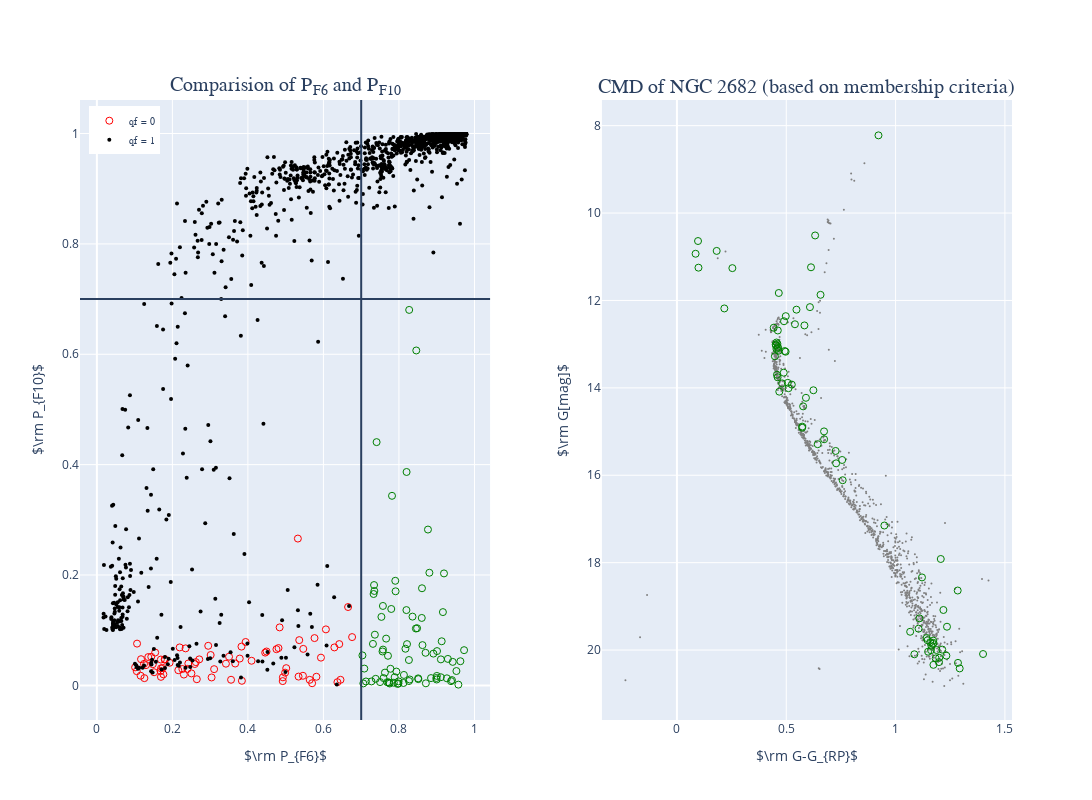

The notebook cell saved with this chart:
### Code cell
from plotly.subplots import make_subplots
import plotly.graph_objects as go

fig = make_subplots(rows=1, cols=2,
                    horizontal_spacing=0.12,subplot_titles=("Comparision of P<sub>F6</sub> and P<sub>F10</sub>", "CMD of NGC 2682 (based on membership criteria)"))

fig.add_trace(go.Scatter(x = cand['P_F6'], y = cand['P_F10'], mode="markers", marker=dict(color='green',
                                                                                            symbol='circle-open',
                                                                            size=7), name='remove',
                         hoverinfo='text',hovertext = '<b>'+"Source ID: " + 
                         source_ids_1 +'</b>'+"<br>" + 'G[mag]: '+g_mag_1 + "<br>" + 'G - '+ 'G'+'<sub>'+'RP'+'</sub>'+ ': ' + g_rp_1, 
                         showlegend=False,
                        hoverlabel=dict(font=dict(family="Times New Roman"))), row=1, col=1)

fig.add_trace(go.Scatter(x = field_0['P_F6'], y = field_0['P_F10'], mode="markers", marker=dict(color='red',
                                                                                            symbol='circle-open',
                                                                            size=7), name='qf = 0',hoverinfo='skip'), row=1, col=1)


fig.add_trace(go.Scatter(x = field_1['P_F6'], y = field_1['P_F10'], mode="markers", marker=dict(color='black',
                                                                                            symbol='circle',
                                                                            size=4), name='qf = 1',hoverinfo='skip'), row=1, col=1)

fig.add_trace(go.Scatter(x=cat_M['g_rp'], y = cat_M['g_mag'], mode="markers", marker=dict(color='grey',size=2), name='Members', hoverinfo='skip'),row=1, col=2)
fig.add_trace(go.Scatter(x=cat_C['g_rp'], y = cat_C['g_mag'], mode="markers", marker=dict(color='green',
                                                                                          symbol="circle-open",size=7), name='Candidates',
                        hoverinfo='text',hovertext = '<b>'+"Source ID: " + 
                         source_ids_2 +'</b>'+"<br>" + 'G[mag]: ' + g_mag_2 + "<br>" + 'G - '+'G'+'<sub>'+'RP'+'</sub>'+ ': ' + g_rp_2, 
                       hoverlabel=dict(font=dict(family="Times New Roman")) ),row=1, col=2)

fig.add_hline(y=co, row=1, col=1)
fig.add_vline(x=co, row=1, col=1)

fig.update_xaxes(title_text=r"$\rm P_{F6}$", row=1, col=1)
fig.update_yaxes(title_text=r"$\rm P_{F10}$", row=1, col=1)
fig.update_xaxes(title_text=r"$\rm G-G_{RP}$", row=1, col=2)
fig.update_yaxes(title_text=r'$\rm G[mag]$', row=1, col=2)

fig.update_yaxes(autorange="reversed",row=1, col=2)

fig.update_layout(height=800, width=1400)
fig.update_traces(showlegend=False, selector=dict(type='scatter'),row=1, col=2)

fig.update_layout(legend=dict(
    yanchor="top",
    y=0.99,
    xanchor="left",
    x=0.01,font = dict(family="Times New Roman", size=10)
))

fig.update_annotations(font_family="Times New Roman", font_size=20)

plotly.offline.plot(fig, filename='a_b.html',auto_open=False,include_mathjax='cdn')
fig.write_image('a_b_gaia.png')

# fig.update_layout(title=dict(text="Comparision of P_F6 and P_F10 and CMD of NGC 2682 (based on membership criteria)",xanchor= 'center',
#         yanchor= 'top',y=0.92, x=0.5),font=dict(
#         family="Times New Roman",
#         size=15)#,row=1,col=1)
fig.show()

### Figure 1 — Plotly figure (JSON) as saved in the notebook; plotly's stock layout.template omitted (floating-point values rounded to 4 significant figures; data arrays with more than 128 entries replaced by an {"elided": "..."} marker saying what was removed)
{"data": [{"hoverinfo": "text", "hoverlabel": {"font": {"family": "Times New Roman"}}, "hovertext": ["<b>Source ID: 604701953276603520</b><br>G[mag]: 12.9622<br>G - G<sub>RP</sub>: 0.4555", "<b>Source ID: 604903090890049792</b><br>G[mag]: 19.8192<br>G - G<sub>RP</sub>: 1.1585", "<b>Source ID: 604903370063592192</b><br>G[mag]: 19.7835<br>G - G<sub>RP</sub>: 1.1722", "<b>Source ID: 604904778812856064</b><br>G[mag]: 15.1762<br>G - G<sub>RP</sub>: 0.6731", "<b>Source ID: 604905843964711680</b><br>G[mag]: 19.0831<br>G - G<sub>RP</sub>: 1.2186", "<b>Source ID: 604910310730772992</b><br>G[mag]: 12.9925<br>G - G<sub>RP</sub>: 0.4595", "<b>Source ID: 604911135364519808</b><br>G[mag]: 11.2604<br>G - G<sub>RP</sub>: 0.2535", "<b>Source ID: 604911375882674944</b><br>G[mag]: 12.2109<br>G - G<sub>RP</sub>: 0.5467", "<b>Source ID: 604911685120320512</b><br>G[mag]: 14.9119<br>G - G<sub>RP</sub>: 0.5729", "<b>Source ID: 604911685120320640</b><br>G[mag]: 17.1504<br>G - G<sub>RP</sub>: 0.9487", "<b>Source ID: 604914807560715776</b><br>G[mag]: 13.1502<br>G - G<sub>RP</sub>: 0.4652", "<b>Source ID: 604914983655019520</b><br>G[mag]: 13.1736<br>G - G<sub>RP</sub>: 0.497", "<b>Source ID: 604917629355039360</b><br>G[mag]: 14.055<br>G - G<sub>RP</sub>: 0.6241", "<b>Source ID: 604917728138508160</b><br>G[mag]: 11.2412<br>G - G<sub>RP</sub>: 0.6132", "<b>Source ID: 604918179110923520</b><br>G[mag]: 12.1829<br>G - G<sub>RP</sub>: 0.2168", "<b>Source ID: 604918591427681024</b><br>G[mag]: 10.8665<br>G - G<sub>RP</sub>: 0.1818", "<b>Source ID: 604918660146165760</b><br>G[mag]: 19.7758<br>G - G<sub>RP</sub>: 1.1462", "<b>Source ID: 604919136887960704</b><br>G[mag]: 19.5815<br>G - G<sub>RP</sub>: 1.0666", "<b>Source ID: 604919450421136000</b><br>G[mag]: 12.3593<br>G - G<sub>RP</sub>: 0.4977", "<b>Source ID: 604920442558052992</b><br>G[mag]: 15.6502<br>G - G<sub>RP</sub>: 0.7556", "<b>Source ID: 604921061033552896</b><br>G[mag]: 18.6378<br>G - G<sub>RP</sub>: 1.284", "<b>Source ID: 604921168408082304</b><br>G[mag]: 13.8851<br>G - G<sub>RP</sub>: 0.5069", "<b>Source ID: 604921202767814528</b><br>G[mag]: 10.9312<br>G - G<sub>RP</sub>: 0.0854", "<b>Source ID: 604921821242942464</b><br>G[mag]: 13.6998<br>G - G<sub>RP</sub>: 0.4574", "<b>Source ID: 604921958681906176</b><br>G[mag]: 11.8292<br>G - G<sub>RP</sub>: 0.4659", "<b>Source ID: 604922023105989888</b><br>G[mag]: 17.9159<br>G - G<sub>RP</sub>: 1.2067", "<b>Source ID: 604927421880381184</b><br>G[mag]: 19.9899<br>G - G<sub>RP</sub>: 1.2132", "<b>Source ID: 604933228676166656</b><br>G[mag]: 16.1135<br>G - G<sub>RP</sub>: 0.7581", "<b>Source ID: 604944120713063552</b><br>G[mag]: 12.4761<br>G - G<sub>RP</sub>: 0.4898", "<b>Source ID: 604945800044439168</b><br>G[mag]: 20.2754<br>G - G<sub>RP</sub>: 1.1984", "<b>Source ID: 604949923212906880</b><br>G[mag]: 19.2739<br>G - G<sub>RP</sub>: 1.1093", "<b>Source ID: 604956146620449536</b><br>G[mag]: 20.0901<br>G - G<sub>RP</sub>: 1.4", "<b>Source ID: 604969061587592064</b><br>G[mag]: 12.5715<br>G - G<sub>RP</sub>: 0.5831", "<b>Source ID: 604969748782357888</b><br>G[mag]: 13.0853<br>G - G<sub>RP</sub>: 0.4618", "<b>Source ID: 604971161827216640</b><br>G[mag]: 14.0869<br>G - G<sub>RP</sub>: 0.4681", "<b>Source ID: 604974082404993920</b><br>G[mag]: 13.277<br>G - G<sub>RP</sub>: 0.4479", "<b>Source ID: 604975388075060736</b><br>G[mag]: 19.4659<br>G - G<sub>RP</sub>: 1.2351", "<b>Source ID: 604987070386114688</b><br>G[mag]: 13.7574<br>G - G<sub>RP</sub>: 0.4605", "<b>Source ID: 604996137063022336</b><br>G[mag]: 19.9992<br>G - G<sub>RP</sub>: 1.1875", "<b>Source ID: 604998610962272256</b><br>G[mag]: 20.0963<br>G - G<sub>RP</sub>: 1.086", "<b>Source ID: 604737275087042944</b><br>G[mag]: 20.1759<br>G - G<sub>RP</sub>: 1.1994", "<b>Source ID: 604737854908112896</b><br>G[mag]: 20.3385<br>G - G<sub>RP</sub>: 1.1731", "<b>Source ID: 604903713660959488</b><br>G[mag]: 10.6401<br>G - G<sub>RP</sub>: 0.0965", "<b>Source ID: 604904950611554432</b><br>G[mag]: 10.5127<br>G - G<sub>RP</sub>: 0.6321", "<b>Source ID: 604905912684189952</b><br>G[mag]: 19.7235<br>G - G<sub>RP</sub>: 1.1419", "<b>Source ID: 604906290641339776</b><br>G[mag]: 13.0319<br>G - G<sub>RP</sub>: 0.4529", "<b>Source ID: 604906599878984832</b><br>G[mag]: 15.727<br>G - G<sub>RP</sub>: 0.7281", "<b>Source ID: 604906973546358528</b><br>G[mag]: 20.1913<br>G - G<sub>RP</sub>: 1.1834", "<b>Source ID: 604910310730777472</b><br>G[mag]: 11.2497<br>G - G<sub>RP</sub>: 0.0985", "<b>Source ID: 604910546953207680</b><br>G[mag]: 14.0076<br>G - G<sub>RP</sub>: 0.5105", "<b>Source ID: 604911096708974080</b><br>G[mag]: 14.4237<br>G - G<sub>RP</sub>: 0.5772", "<b>Source ID: 604911307163200000</b><br>G[mag]: 14.9964<br>G - G<sub>RP</sub>: 0.6729", "<b>Source ID: 604911341522929536</b><br>G[mag]: 13.0102<br>G - G<sub>RP</sub>: 0.4518", "<b>Source ID: 604915739569261184</b><br>G[mag]: 12.5445<br>G - G<sub>RP</sub>: 0.5397", "<b>Source ID: 604917281461920256</b><br>G[mag]: 12.6243<br>G - G<sub>RP</sub>: 0.4426", "<b>Source ID: 604917487620477056</b><br>G[mag]: 15.4439<br>G - G<sub>RP</sub>: 0.7258", "<b>Source ID: 604917831219174528</b><br>G[mag]: 13.157<br>G - G<sub>RP</sub>: 0.493", "<b>Source ID: 604918110391371136</b><br>G[mag]: 14.8868<br>G - G<sub>RP</sub>: 0.5729", "<b>Source ID: 604918380975179520</b><br>G[mag]: 18.3375<br>G - G<sub>RP</sub>: 1.1207", "<b>Source ID: 604919033808556800</b><br>G[mag]: 13.9259<br>G - G<sub>RP</sub>: 0.5254", "<b>Source ID: 604919690939411456</b><br>G[mag]: 11.871<br>G - G<sub>RP</sub>: 0.6568", "<b>Source ID: 604920923594172928</b><br>G[mag]: 12.1526<br>G - G<sub>RP</sub>: 0.6083", "<b>Source ID: 604922985178465152</b><br>G[mag]: 12.6869<br>G - G<sub>RP</sub>: 0.4613", "<b>Source ID: 604924531366686080</b><br>G[mag]: 13.8978<br>G - G<sub>RP</sub>: 0.4812", "<b>Source ID: 604924776180388736</b><br>G[mag]: 13.6525<br>G - G<sub>RP</sub>: 0.4886", "<b>Source ID: 604932988158004352</b><br>G[mag]: 20.0374<br>G - G<sub>RP</sub>: 1.1486", "<b>Source ID: 604945559526273536</b><br>G[mag]: 20.4199<br>G - G<sub>RP</sub>: 1.2932", "<b>Source ID: 604946732053144576</b><br>G[mag]: 13.0603<br>G - G<sub>RP</sub>: 0.4614", "<b>Source ID: 604946835132357120</b><br>G[mag]: 13.1098<br>G - G<sub>RP</sub>: 0.4552", "<b>Source ID: 604947625406360960</b><br>G[mag]: 15.2891<br>G - G<sub>RP</sub>: 0.6437", "<b>Source ID: 604947827269657472</b><br>G[mag]: 20.1285<br>G - G<sub>RP</sub>: 1.2323", "<b>Source ID: 604948720622058368</b><br>G[mag]: 20.0039<br>G - G<sub>RP</sub>: 1.1619", "<b>Source ID: 604951091444169344</b><br>G[mag]: 20.2927<br>G - G<sub>RP</sub>: 1.2853", "<b>Source ID: 604962193935568896</b><br>G[mag]: 8.2225<br>G - G<sub>RP</sub>: 0.9218", "<b>Source ID: 604964083721158656</b><br>G[mag]: 14.2275<br>G - G<sub>RP</sub>: 0.59", "<b>Source ID: 604969439545076480</b><br>G[mag]: 19.8574<br>G - G<sub>RP</sub>: 1.17", "<b>Source ID: 604969753077959936</b><br>G[mag]: 19.8963<br>G - G<sub>RP</sub>: 1.1633", "<b>Source ID: 604972089540122368</b><br>G[mag]: 19.5111<br>G - G<sub>RP</sub>: 1.1051", "<b>Source ID: 604976002255351296</b><br>G[mag]: 19.8366<br>G - G<sub>RP</sub>: 1.1736"], "marker": {"color": "green", "size": 7, "symbol": "circle-open"}, "mode": "markers", "name": "remove", "showlegend": false, "type": "scatter", "x": [0.7709, 0.8604, 0.9164, 0.9004, 0.8768, 0.8119, 0.75, 0.7384, 0.7987, 0.8509, 0.8999, 0.8713, 0.885, 0.9108, 0.7887, 0.7932, 0.8198, 0.8202, 0.7756, 0.9522, 0.9403, 0.7744, 0.8286, 0.769, 0.9379, 0.8989, 0.7661, 0.8704, 0.7033, 0.7362, 0.8271, 0.7082, 0.7127, 0.7057, 0.9574, 0.8513, 0.7816, 0.8265, 0.848, 0.7536, 0.7349, 0.861, 0.9132, 0.9725, 0.7341, 0.9627, 0.7629, 0.7408, 0.7565, 0.7776, 0.7272, 0.7592, 0.8132, 0.7864, 0.7728, 0.9424, 0.7329, 0.8214, 0.8623, 0.9295, 0.8264, 0.7989, 0.7964, 0.911, 0.927, 0.8359, 0.7578, 0.9009, 0.9193, 0.8172, 0.7903, 0.8449, 0.7312, 0.8806, 0.8912, 0.7911, 0.7575, 0.8459, 0.7796], "xaxis": "x", "y": [0.05362, 0.1222, 0.1328, 0.01712, 0.2824, 0.004334, 0.005956, 0.01186, 0.0035, 0.01269, 0.01066, 0.00376, 0.01321, 0.01478, 0.01488, 0.02506, 0.1364, 0.3867, 0.003378, 0.02599, 0.009596, 0.005099, 0.01066, 0.005738, 0.007621, 0.01334, 0.08473, 0.05902, 0.05432, 0.09183, 0.6804, 0.03041, 0.007098, 0.003538, 0.001362, 0.01136, 0.3435, 0.007895, 0.1036, 0.1241, 0.1711, 0.176, 0.07992, 0.06381, 0.1818, 0.04376, 0.02311, 0.4408, 0.06145, 0.03009, 0.007174, 0.01328, 0.01892, 0.004815, 0.004978, 0.04258, 0.1656, 0.07477, 0.07295, 0.04794, 0.04595, 0.007211, 0.002615, 0.0471, 0.0128, 0.1246, 0.06484, 0.06213, 0.2029, 0.06639, 0.1895, 0.103, 0.07518, 0.2041, 0.05758, 0.1705, 0.1439, 0.6069, 0.1385], "yaxis": "y"}, {"hoverinfo": "skip", "marker": {"color": "red", "size": 7, "symbol": "circle-open"}, "mode": "markers", "name": "qf = 0", "type": "scatter", "x": [0.2422, 0.1301, 0.2593, 0.2193, 0.3554, 0.3784, 0.35, 0.235, 0.1805, 0.3663, 0.2505, 0.2264, 0.1249, 0.2157, 0.4986, 0.4926, 0.1697, 0.5636, 0.2647, 0.5457, 0.262, 0.4922, 0.2712, 0.1688, 0.5342, 0.5701, 0.3418, 0.5015, 0.1259, 0.3038, 0.1159, 0.6371, 0.3014, 0.1762, 0.1482, 0.6653, 0.384, 0.1695, 0.2304, 0.6452, 0.1064, 0.1699, 0.4458, 0.5934, 0.24, 0.1362, 0.1169, 0.6419, 0.1544, 0.5359, 0.481, 0.5467, 0.1742, 0.6759, 0.629, 0.5323, 0.394, 0.4756, 0.484, 0.5764, 0.1797, 0.2949, 0.1013, 0.6065, 0.5814, 0.1057, 0.144, 0.383, 0.1926, 0.4097, 0.3105, 0.1516, 0.4494], "xaxis": "x", "y": [0.03965, 0.03668, 0.03868, 0.0688, 0.01019, 0.0486, 0.05192, 0.06707, 0.04649, 0.03959, 0.02169, 0.02963, 0.03894, 0.02748, 0.02304, 0.01461, 0.01546, 0.01005, 0.01117, 0.01738, 0.04216, 0.007757, 0.04713, 0.02597, 0.01592, 0.003892, 0.03931, 0.03121, 0.01314, 0.01435, 0.01749, 0.00579, 0.05503, 0.01996, 0.03839, 0.142, 0.008293, 0.04678, 0.01962, 0.01008, 0.07568, 0.03083, 0.05936, 0.05025, 0.02989, 0.05132, 0.04745, 0.07482, 0.0595, 0.08198, 0.06761, 0.06614, 0.03168, 0.08751, 0.06878, 0.266, 0.07861, 0.06557, 0.1051, 0.08572, 0.04733, 0.07169, 0.03266, 0.1014, 0.01561, 0.02569, 0.05176, 0.07027, 0.04099, 0.04462, 0.02938, 0.02381, 0.06138], "yaxis": "y"}, {"hoverinfo": "skip", "marker": {"color": "black", "size": 4, "symbol": "circle"}, "mode": "markers", "name": "qf = 1", "type": "scatter", "x": {"elided": "1389 float values"}, "xaxis": "x", "y": {"elided": "1389 float values"}, "yaxis": "y"}, {"hoverinfo": "skip", "marker": {"color": "grey", "size": 2}, "mode": "markers", "name": "Members", "showlegend": false, "type": "scatter", "x": {"elided": "1183 float values"}, "xaxis": "x2", "y": {"elided": "1183 float values"}, "yaxis": "y2"}, {"hoverinfo": "text", "hoverlabel": {"font": {"family": "Times New Roman"}}, "hovertext": ["<b>Source ID: 604701953276603520</b><br>G[mag]: 12.9622<br>G - G<sub>RP</sub>: 0.4555", "<b>Source ID: 604737275087042944</b><br>G[mag]: 20.1759<br>G - G<sub>RP</sub>: 1.1994", "<b>Source ID: 604737854908112896</b><br>G[mag]: 20.3385<br>G - G<sub>RP</sub>: 1.1731", "<b>Source ID: 604903090890049792</b><br>G[mag]: 19.8192<br>G - G<sub>RP</sub>: 1.1585", "<b>Source ID: 604903370063592192</b><br>G[mag]: 19.7835<br>G - G<sub>RP</sub>: 1.1722", "<b>Source ID: 604903713660959488</b><br>G[mag]: 10.6401<br>G - G<sub>RP</sub>: 0.0965", "<b>Source ID: 604904778812856064</b><br>G[mag]: 15.1762<br>G - G<sub>RP</sub>: 0.6731", "<b>Source ID: 604904950611554432</b><br>G[mag]: 10.5127<br>G - G<sub>RP</sub>: 0.6321", "<b>Source ID: 604905843964711680</b><br>G[mag]: 19.0831<br>G - G<sub>RP</sub>: 1.2186", "<b>Source ID: 604905912684189952</b><br>G[mag]: 19.7235<br>G - G<sub>RP</sub>: 1.1419", "<b>Source ID: 604906290641339776</b><br>G[mag]: 13.0319<br>G - G<sub>RP</sub>: 0.4529", "<b>Source ID: 604906599878984832</b><br>G[mag]: 15.727<br>G - G<sub>RP</sub>: 0.7281", "<b>Source ID: 604906973546358528</b><br>G[mag]: 20.1913<br>G - G<sub>RP</sub>: 1.1834", "<b>Source ID: 604910310730772992</b><br>G[mag]: 12.9925<br>G - G<sub>RP</sub>: 0.4595", "<b>Source ID: 604910310730777472</b><br>G[mag]: 11.2497<br>G - G<sub>RP</sub>: 0.0985", "<b>Source ID: 604910546953207680</b><br>G[mag]: 14.0076<br>G - G<sub>RP</sub>: 0.5105", "<b>Source ID: 604911096708974080</b><br>G[mag]: 14.4237<br>G - G<sub>RP</sub>: 0.5772", "<b>Source ID: 604911135364519808</b><br>G[mag]: 11.2604<br>G - G<sub>RP</sub>: 0.2535", "<b>Source ID: 604911307163200000</b><br>G[mag]: 14.9964<br>G - G<sub>RP</sub>: 0.6729", "<b>Source ID: 604911341522929536</b><br>G[mag]: 13.0102<br>G - G<sub>RP</sub>: 0.4518", "<b>Source ID: 604911375882674944</b><br>G[mag]: 12.2109<br>G - G<sub>RP</sub>: 0.5467", "<b>Source ID: 604911685120320512</b><br>G[mag]: 14.9119<br>G - G<sub>RP</sub>: 0.5729", "<b>Source ID: 604911685120320640</b><br>G[mag]: 17.1504<br>G - G<sub>RP</sub>: 0.9487", "<b>Source ID: 604914807560715776</b><br>G[mag]: 13.1502<br>G - G<sub>RP</sub>: 0.4652", "<b>Source ID: 604914983655019520</b><br>G[mag]: 13.1736<br>G - G<sub>RP</sub>: 0.497", "<b>Source ID: 604915739569261184</b><br>G[mag]: 12.5445<br>G - G<sub>RP</sub>: 0.5397", "<b>Source ID: 604917281461920256</b><br>G[mag]: 12.6243<br>G - G<sub>RP</sub>: 0.4426", "<b>Source ID: 604917487620477056</b><br>G[mag]: 15.4439<br>G - G<sub>RP</sub>: 0.7258", "<b>Source ID: 604917629355039360</b><br>G[mag]: 14.055<br>G - G<sub>RP</sub>: 0.6241", "<b>Source ID: 604917728138508160</b><br>G[mag]: 11.2412<br>G - G<sub>RP</sub>: 0.6132", "<b>Source ID: 604917831219174528</b><br>G[mag]: 13.157<br>G - G<sub>RP</sub>: 0.493", "<b>Source ID: 604918110391371136</b><br>G[mag]: 14.8868<br>G - G<sub>RP</sub>: 0.5729", "<b>Source ID: 604918179110923520</b><br>G[mag]: 12.1829<br>G - G<sub>RP</sub>: 0.2168", "<b>Source ID: 604918380975179520</b><br>G[mag]: 18.3375<br>G - G<sub>RP</sub>: 1.1207", "<b>Source ID: 604918591427681024</b><br>G[mag]: 10.8665<br>G - G<sub>RP</sub>: 0.1818", "<b>Source ID: 604918660146165760</b><br>G[mag]: 19.7758<br>G - G<sub>RP</sub>: 1.1462", "<b>Source ID: 604919033808556800</b><br>G[mag]: 13.9259<br>G - G<sub>RP</sub>: 0.5254", "<b>Source ID: 604919136887960704</b><br>G[mag]: 19.5815<br>G - G<sub>RP</sub>: 1.0666", "<b>Source ID: 604919450421136000</b><br>G[mag]: 12.3593<br>G - G<sub>RP</sub>: 0.4977", "<b>Source ID: 604919690939411456</b><br>G[mag]: 11.871<br>G - G<sub>RP</sub>: 0.6568", "<b>Source ID: 604920442558052992</b><br>G[mag]: 15.6502<br>G - G<sub>RP</sub>: 0.7556", "<b>Source ID: 604920923594172928</b><br>G[mag]: 12.1526<br>G - G<sub>RP</sub>: 0.6083", "<b>Source ID: 604921061033552896</b><br>G[mag]: 18.6378<br>G - G<sub>RP</sub>: 1.284", "<b>Source ID: 604921168408082304</b><br>G[mag]: 13.8851<br>G - G<sub>RP</sub>: 0.5069", "<b>Source ID: 604921202767814528</b><br>G[mag]: 10.9312<br>G - G<sub>RP</sub>: 0.0854", "<b>Source ID: 604921821242942464</b><br>G[mag]: 13.6998<br>G - G<sub>RP</sub>: 0.4574", "<b>Source ID: 604921958681906176</b><br>G[mag]: 11.8292<br>G - G<sub>RP</sub>: 0.4659", "<b>Source ID: 604922023105989888</b><br>G[mag]: 17.9159<br>G - G<sub>RP</sub>: 1.2067", "<b>Source ID: 604922985178465152</b><br>G[mag]: 12.6869<br>G - G<sub>RP</sub>: 0.4613", "<b>Source ID: 604924531366686080</b><br>G[mag]: 13.8978<br>G - G<sub>RP</sub>: 0.4812", "<b>Source ID: 604924776180388736</b><br>G[mag]: 13.6525<br>G - G<sub>RP</sub>: 0.4886", "<b>Source ID: 604927421880381184</b><br>G[mag]: 19.9899<br>G - G<sub>RP</sub>: 1.2132", "<b>Source ID: 604932988158004352</b><br>G[mag]: 20.0374<br>G - G<sub>RP</sub>: 1.1486", "<b>Source ID: 604933228676166656</b><br>G[mag]: 16.1135<br>G - G<sub>RP</sub>: 0.7581", "<b>Source ID: 604944120713063552</b><br>G[mag]: 12.4761<br>G - G<sub>RP</sub>: 0.4898", "<b>Source ID: 604945559526273536</b><br>G[mag]: 20.4199<br>G - G<sub>RP</sub>: 1.2932", "<b>Source ID: 604945800044439168</b><br>G[mag]: 20.2754<br>G - G<sub>RP</sub>: 1.1984", "<b>Source ID: 604946732053144576</b><br>G[mag]: 13.0603<br>G - G<sub>RP</sub>: 0.4614", "<b>Source ID: 604946835132357120</b><br>G[mag]: 13.1098<br>G - G<sub>RP</sub>: 0.4552", "<b>Source ID: 604947625406360960</b><br>G[mag]: 15.2891<br>G - G<sub>RP</sub>: 0.6437", "<b>Source ID: 604947827269657472</b><br>G[mag]: 20.1285<br>G - G<sub>RP</sub>: 1.2323", "<b>Source ID: 604948720622058368</b><br>G[mag]: 20.0039<br>G - G<sub>RP</sub>: 1.1619", "<b>Source ID: 604949923212906880</b><br>G[mag]: 19.2739<br>G - G<sub>RP</sub>: 1.1093", "<b>Source ID: 604951091444169344</b><br>G[mag]: 20.2927<br>G - G<sub>RP</sub>: 1.2853", "<b>Source ID: 604956146620449536</b><br>G[mag]: 20.0901<br>G - G<sub>RP</sub>: 1.4", "<b>Source ID: 604962193935568896</b><br>G[mag]: 8.2225<br>G - G<sub>RP</sub>: 0.9218", "<b>Source ID: 604964083721158656</b><br>G[mag]: 14.2275<br>G - G<sub>RP</sub>: 0.59", "<b>Source ID: 604969061587592064</b><br>G[mag]: 12.5715<br>G - G<sub>RP</sub>: 0.5831", "<b>Source ID: 604969439545076480</b><br>G[mag]: 19.8574<br>G - G<sub>RP</sub>: 1.17", "<b>Source ID: 604969748782357888</b><br>G[mag]: 13.0853<br>G - G<sub>RP</sub>: 0.4618", "<b>Source ID: 604969753077959936</b><br>G[mag]: 19.8963<br>G - G<sub>RP</sub>: 1.1633", "<b>Source ID: 604971161827216640</b><br>G[mag]: 14.0869<br>G - G<sub>RP</sub>: 0.4681", "<b>Source ID: 604972089540122368</b><br>G[mag]: 19.5111<br>G - G<sub>RP</sub>: 1.1051", "<b>Source ID: 604974082404993920</b><br>G[mag]: 13.277<br>G - G<sub>RP</sub>: 0.4479", "<b>Source ID: 604975388075060736</b><br>G[mag]: 19.4659<br>G - G<sub>RP</sub>: 1.2351", "<b>Source ID: 604976002255351296</b><br>G[mag]: 19.8366<br>G - G<sub>RP</sub>: 1.1736", "<b>Source ID: 604987070386114688</b><br>G[mag]: 13.7574<br>G - G<sub>RP</sub>: 0.4605", "<b>Source ID: 604996137063022336</b><br>G[mag]: 19.9992<br>G - G<sub>RP</sub>: 1.1875", "<b>Source ID: 604998610962272256</b><br>G[mag]: 20.0963<br>G - G<sub>RP</sub>: 1.086"], "marker": {"color": "green", "size": 7, "symbol": "circle-open"}, "mode": "markers", "name": "Candidates", "showlegend": false, "type": "scatter", "x": [0.4555, 1.199, 1.173, 1.159, 1.172, 0.09652, 0.6731, 0.6321, 1.219, 1.142, 0.4529, 0.7281, 1.183, 0.4595, 0.09853, 0.5105, 0.5772, 0.2535, 0.6729, 0.4518, 0.5467, 0.5729, 0.9487, 0.4652, 0.497, 0.5397, 0.4426, 0.7258, 0.6241, 0.6132, 0.493, 0.5729, 0.2168, 1.121, 0.1818, 1.146, 0.5254, 1.067, 0.4977, 0.6568, 0.7556, 0.6083, 1.284, 0.5069, 0.08539, 0.4574, 0.4659, 1.207, 0.4613, 0.4812, 0.4886, 1.213, 1.149, 0.7581, 0.4898, 1.293, 1.198, 0.4614, 0.4552, 0.6437, 1.232, 1.162, 1.109, 1.285, 1.4, 0.9218, 0.59, 0.5831, 1.17, 0.4618, 1.163, 0.4681, 1.105, 0.4479, 1.235, 1.174, 0.4605, 1.187, 1.086], "xaxis": "x2", "y": [12.96, 20.18, 20.34, 19.82, 19.78, 10.64, 15.18, 10.51, 19.08, 19.72, 13.03, 15.73, 20.19, 12.99, 11.25, 14.01, 14.42, 11.26, 15.0, 13.01, 12.21, 14.91, 17.15, 13.15, 13.17, 12.54, 12.62, 15.44, 14.06, 11.24, 13.16, 14.89, 12.18, 18.34, 10.87, 19.78, 13.93, 19.58, 12.36, 11.87, 15.65, 12.15, 18.64, 13.89, 10.93, 13.7, 11.83, 17.92, 12.69, 13.9, 13.65, 19.99, 20.04, 16.11, 12.48, 20.42, 20.28, 13.06, 13.11, 15.29, 20.13, 20.0, 19.27, 20.29, 20.09, 8.222, 14.23, 12.57, 19.86, 13.09, 19.9, 14.09, 19.51, 13.28, 19.47, 19.84, 13.76, 20.0, 20.1], "yaxis": "y2"}], "layout": {"annotations": [{"font": {"family": "Times New Roman", "size": 20}, "showarrow": false, "text": "Comparision of P<sub>F6</sub> and P<sub>F10</sub>", "x": 0.22, "xanchor": "center", "xref": "paper", "y": 1, "yanchor": "bottom", "yref": "paper"}, {"font": {"family": "Times New Roman", "size": 20}, "showarrow": false, "text": "CMD of NGC 2682 (based on membership criteria)", "x": 0.78, "xanchor": "center", "xref": "paper", "y": 1, "yanchor": "bottom", "yref": "paper"}], "height": 800, "legend": {"font": {"family": "Times New Roman", "size": 10}, "x": 0.01, "xanchor": "left", "y": 0.99, "yanchor": "top"}, "shapes": [{"type": "line", "x0": 0, "x1": 1, "xref": "x domain", "y0": 0.7, "y1": 0.7, "yref": "y"}, {"type": "line", "x0": 0.7, "x1": 0.7, "xref": "x", "y0": 0, "y1": 1, "yref": "y domain"}], "width": 1400, "xaxis": {"anchor": "y", "domain": [0, 0.44], "title": {"text": "$\\rm P_{F6}$"}}, "xaxis2": {"anchor": "y2", "domain": [0.56, 1], "title": {"text": "$\\rm G-G_{RP}$"}}, "yaxis": {"anchor": "x", "domain": [0, 1], "title": {"text": "$\\rm P_{F10}$"}}, "yaxis2": {"anchor": "x2", "autorange": "reversed", "domain": [0, 1], "title": {"text": "$\\rm G[mag]$"}}}}
